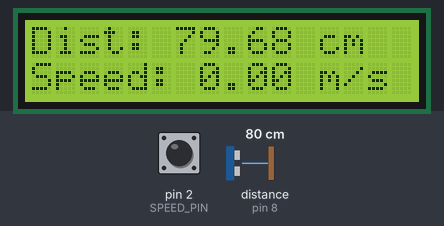
A sketch run on a simulated Arduino Uno, built with avr-gcc and run on an emulated ATmega328P. Shown: 16×2 character LCD. Wiring (inferred from the names in the program): ultrasonic range finder: trigger pin 9; echo pin 8. The inputs (shaded band) are chosen by the test bench; at power-on: distance to the obstacle (sensor on pin 8) 80 cm, pin 2 (SPEED_PIN) HIGH. The echo pulse lasts 58.3 µs per cm; what the sketch prints to the serial monitor is not drawn.

Above: at 3.2 s.
3.3 s: distance to the obstacle (sensor on pin 8) set to 2 cm
At 4.9 s:
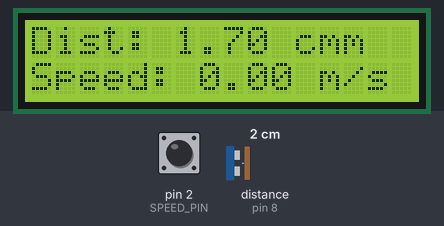
5.2 s: distance to the obstacle (sensor on pin 8) set to 9 cm
At 7.1 s:
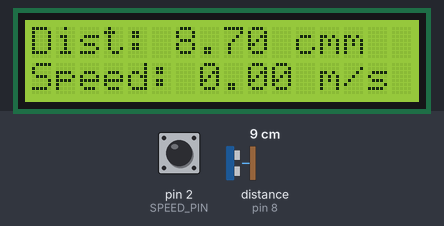
7.3 s: distance to the obstacle (sensor on pin 8) set to 18 cm
At 8.2 s:
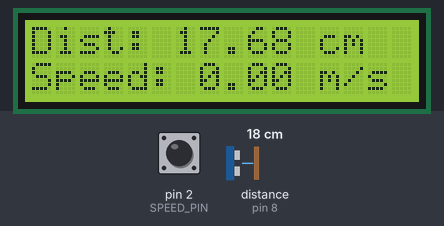
Timing chart, 0 to 10.3 s (numbered marks = the images above; inputs shaded):
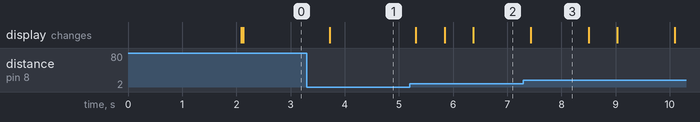

The sketch:

transmitter.ino
```cpp
#include <SPI.h>
#include <mcp_can.h>
#include <Wire.h>
#include <LiquidCrystal_I2C.h>

// Pin Definitions
#define TRIG_PIN 9
#define ECHO_PIN 8
#define SPEED_PIN 2
#define CAN_CS 10

// Initialize I2C LCD
LiquidCrystal_I2C lcd(0x27, 16, 2);

// Initialize CAN module
MCP_CAN CAN(CAN_CS);

// Variables for speed sensor
volatile unsigned long lastTime = 0;
volatile float speed = 0.0;

// Function prototypes
float measureDistance();
void calculateSpeed();

void setup() {
  Serial.begin(9600);

  // Initialize LCD
  lcd.begin(16, 2);
  lcd.print("System Starting");
  delay(2000);
  lcd.clear();

  // Setup ultrasonic sensor
  pinMode(TRIG_PIN, OUTPUT);
  pinMode(ECHO_PIN, INPUT);

  // Setup speed sensor
  pinMode(SPEED_PIN, INPUT_PULLUP);
  attachInterrupt(digitalPinToInterrupt(SPEED_PIN),
                  calculateSpeed, FALLING);

  // Initialize CAN module
  if (CAN.begin(MCP_ANY, CAN_500KBPS, MCP_8MHZ) == CAN_OK) {
    Serial.println("CAN Module Initialized");
    lcd.print("CAN Ready");
  } else {
    Serial.println("CAN Module Initialization Failed!");
    lcd.print("CAN Fail");
    while (1);
  }

  CAN.setMode(MCP_NORMAL);
  lcd.clear();
}

void loop() {
  // Measure distance
  float distance = measureDistance();

  // Prepare data to be sent via CAN
  byte data[8];
  data[0] = (byte)(distance);
  data[1] = (byte)(speed);

  // Send data via CAN
  if (CAN.sendMsgBuf(0x100, 0, 2, data) == CAN_OK) {
    Serial.print("Data Sent: Distance = ");
    Serial.print(distance);
    Serial.print(" cm, Speed = ");
    Serial.print(speed);
    Serial.println(" m/s");
  } else {
    Serial.println("Data Send Failed!");
  }

  // Display distance and speed on LCD
  lcd.setCursor(0, 0);
  lcd.print("Dist: ");
  lcd.print(distance);
  lcd.print(" cm");

  lcd.setCursor(0, 1);
  lcd.print("Speed: ");
  lcd.print(speed);
  lcd.print(" m/s");

  delay(500);
}

// Function to measure distance using ultrasonic sensor
float measureDistance() {
  digitalWrite(TRIG_PIN, LOW);
  delayMicroseconds(2);

  digitalWrite(TRIG_PIN, HIGH);
  delayMicroseconds(10);

  digitalWrite(TRIG_PIN, LOW);

  long duration = pulseIn(ECHO_PIN, HIGH);

  float distance = (duration * 0.0343) / 2;

  return distance;
}

// Function to calculate speed using speed sensor
void calculateSpeed() {
  unsigned long currentTime = micros();

  if (lastTime != 0) {
    speed = 0.05 /
            ((currentTime - lastTime) / 1000000.0);
  }

  lastTime = currentTime;
}
```

Measured:
- after the input at 3.3 s, the display: changes after 0.43 s (image 1)
- after the input at 5.2 s, the display: changes after 0.12 s (image 2)
- after the input at 7.3 s, the display: changes after 0.14 s (image 3)
- what the display in image 3 shows lasts 1.1 s, from 7.4 s to 8.5 s
